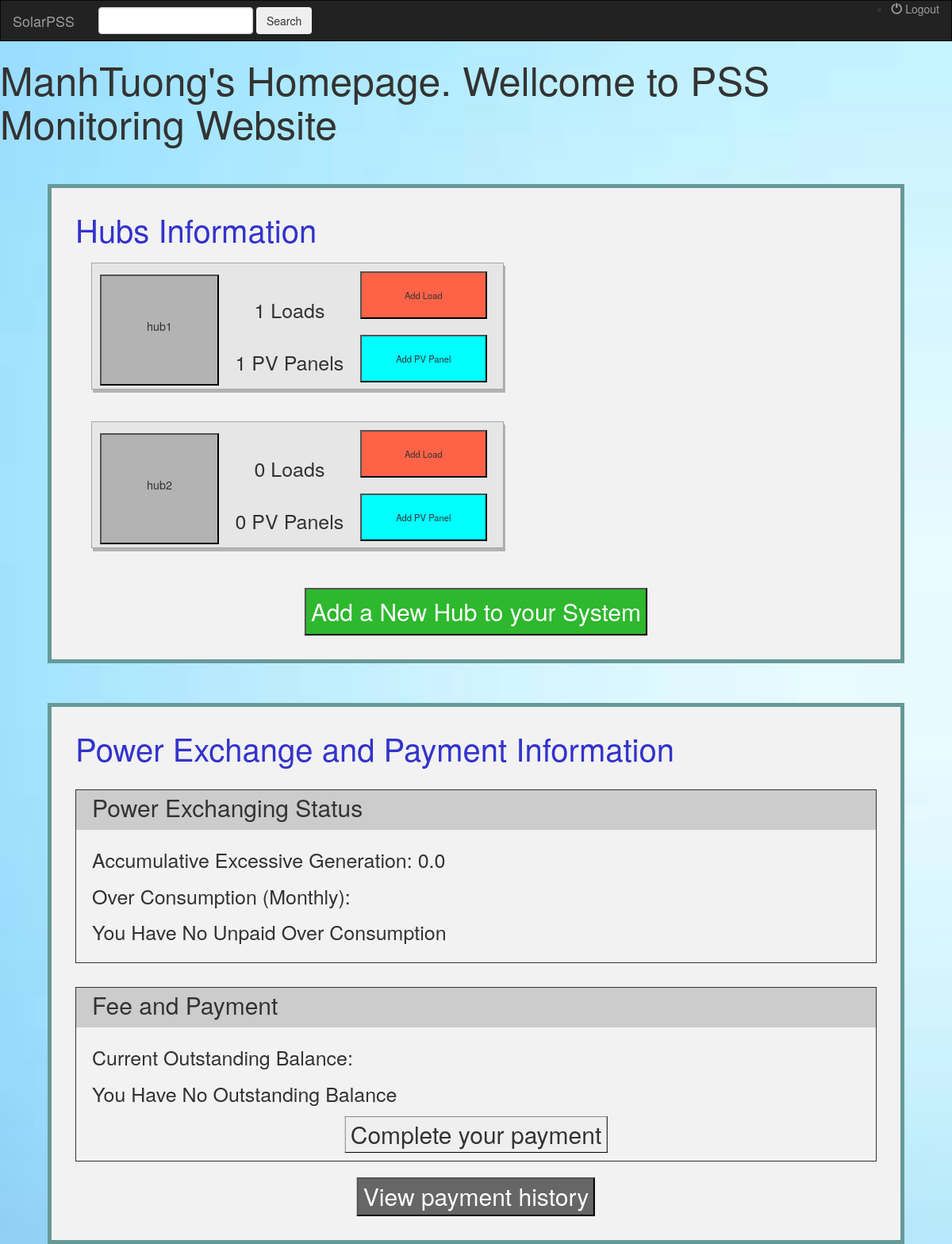
Screenshot of /PSS/ (signed in) with the database file from the repository.
### PSS/models.py (models this page shows)
class Hub(models.Model):
    owner = models.ForeignKey(User, on_delete=models.CASCADE)
    hub_name = models.CharField(max_length=100)

### PSS/views.py (the view, shortened to what this page needs)
# urls.py: url(r'^PSS/$', views.homepage, name = 'home'),
@login_required(login_url='PSS:login')
def homepage(request):
    hub_form = HubForm()
    load_form = LoadForm()
    panel_form = PanelForm()
    current_user = User.objects.get(username=request.user.username)
    today = date.today()
    current_year,current_month = getPreviousYearMonth(today.year, today.month)
    while (((current_user.userprofile.start_month <= current_month) and (current_user.userprofile.start_year==current_year)) or (current_user.userprofile.start_year < current_year))\
            and (current_user.powerexchange_set.filter(month = current_month, year=current_year).count() == 0):
        current_year, current_month = getPreviousYearMonth(current_year, current_month)
    current_year, current_month = getNextYearMonth(current_year, current_month)
    last_year, last_month = getPreviousYearMonth(today.year, today.month)
    while (current_year < last_year) or ((current_month <= last_month) and (current_year == last_year)):
        powerExchangeUpdate(current_month, current_year)
        current_year, current_month = getNextYearMonth(current_year, current_month)
    paymentCalculate()
    last_exchange = current_user.powerexchange_set.get(year = last_year, month= last_month)
    total_excessive_generation = round((last_exchange.contrib - last_exchange.contrib_amount_system), 2)
    exchange_array = []
    payment_array = []
    total_fee = 0
    for payment in current_user.paymentstatus_set.all():
        if ((payment.earn_or_pay == False) or (payment.pay_centre > 0)) and (payment.status == False):
            exchange = current_user.powerexchange_set.get(month = payment.month, year = payment.year)
            exchange_array.append(exchange)
            payment_array.append(payment)
            total_fee += (payment.amount + payment.pay_centre)
    total_fee = int(round(total_fee))
    context = {'hub_form': hub_form, 'load_form': load_form, 'panel_form': panel_form, 'user': current_user, 'payment_array':payment_array, 'exchange_array': exchange_array, 'excessive_generation':total_excessive_generation, 'total_fee': total_fee}
    return render(request, 'PSS/homepage.html', context)

### PSS/forms.py
class HubForm(ModelForm):
    class Meta:
        model = Hub
        fields = ['hub_name']

class LoadForm(ModelForm):
    load_name = forms.CharField(widget=forms.Select(choices = LOAD_CHOICES))
    essential = forms.ChoiceField(choices = BOOLEAN_CHOICES,
                                  label='Is your load essential? (cannot be situationally cut down)',
                                  widget=forms.Select())
    class Meta:
        model = Load
        fields = ['load_name', 'essential']

### PSS/views.py (called while the page is built)
def getPreviousYearMonth(year, month):
    if month == 1:
        previous_month = 12
        previous_year = year-1
    else:
        previous_month = month-1
        previous_year = year
    return previous_year, previous_month

def getNextYearMonth(year, month):
    if month == 12:
        next_month = 1
        next_year = year+1
    else:
        next_month = month+1
        next_year = year
    return next_year, next_month

### PSS/templates/PSS/homepage.html (shortened to what this page needs)
{% extends 'PSS/base.html' %}
{% block code %}
<h1>{{user.username}}'s Homepage. Wellcome to PSS Monitoring Website</h1>
<div class="boxed">
    <h2>Hubs Information</h2>
    {% for hub in user.hub_set.all %}
        <span class="group-inline">
           <button onclick="window.location.href='{% url 'PSS:hub-detail' hub.hub_name %}'" type="button" class="hub-block inline">
               {{hub.hub_name}}
           </button>
            <span class="inline">
                <p style="font-size:25px;">{{hub.load_set.all.count}} Loads</p><br>
                <p style="font-size:25px;">{{hub.panel_set.all.count}} PV Panels</p>
            </span>
            <span class="inline">
                <button onclick="document.getElementById('load_form_modal').style.display='block'; load_get_hub('{{hub.hub_name}}')" class="comp-button" style="background:tomato;">Add Load</button>
                <button onclick="document.getElementById('panel_form_modal').style.display='block'; panel_get_hub('{{hub.hub_name}}')" class="comp-button" style="background:cyan;">Add PV Panel</button>
            </span>
        </span>
    {% endfor %}
    <br>
    <button onclick="document.getElementById('hub_form_modal').style.display='block'" class="create_button">Add a New Hub to your System</button>
</div>
<div class="boxed">
    <h2>Power Exchange and Payment Information</h2>
    <div class="inner-box">
        <div class="box-header" style="background-color: #cccccc; position: relative; bottom: 20px; height: 50px; border-width: 1px; border-color:#d9d9d9;">
            <h3 style="font-size: 30px; position: relative; top: 5px; left: 20px;">Power Exchanging Status</h3>
        </div>
        <p style="font-size: 25px; margin-left: 20px;">Accumulative Excessive Generation: {{excessive_generation}}</p>
        <p style="font-size: 25px; margin-left: 20px;">Over Consumption (Monthly):</p>
        <div style="font-size: 25px; margin-left: 20px;">
            {% if not exchange_array %}
            <p>You Have No Unpaid Over Consumption</p>
            {% else %}
            {% for exchange in exchange_array %}
            <label>{{exchange.year}}/{{exchange.month}}:</label>
            <p>Total Over Consumption: {{exchange.consume}}</p>
            {% endfor %}
            {% endif %}
        </div>
    </div>
    <div  class="inner-box">
        <div class="box-header" style="background-color: #cccccc; position: relative; bottom: 20px; height: 50px; border-width: 1px; border-color:#d9d9d9;">
            <h3 style="font-size: 30px; position: relative; top: 5px; left: 20px;">Fee and Payment</h3>
        </div>
        <p style="font-size: 25px; margin-left: 20px;">Current Outstanding Balance:</p>
        <div style="font-size: 25px; margin-left: 20px;">
            {% if not payment_array %}
            <p>You Have No Outstanding Balance</p>
            {% endif %}
        </div>
        <button type="button" style="font-size: 30px; position: relative; left: 50%; transform: translate(-50%); border-width: 1px; border-color:#333333;" onclick="window.location.href='{% url 'PSS:payment' total_fee %}'">Complete your payment</button>
    </div>
    <button type="button" onclick="" style="font-size:30px; position: relative; left: 50%; transform: translate(-50%); background: #666666; color: #ffffff; margin-top: 10px;">View payment history</button>
</div>
{%endblock%}

### PSS/static/PSS/style.css (style rules this page uses)
body { margin:0; padding:0; background: url("images/homebackground.jpg"); background-repeat: no-repeat; background-size: cover ; }
h1 { font-size: 50px; }
.boxed { position: relative; height: auto; margin-top: 50px; width: 90%; left: 50%; transform: translate(-50%, 0%); background-color: #f2f2f2; padding: 30px; border-style: solid; border-width: 5px; border-color: #669999; }
.boxed h2 { margin:0; padding:0; font-size: 40px; }
h2 { color: #3333cc; }
.create_button { height: 60px; position: relative; margin-top: 30px; font-size: 30px; left: 50%; transform: translate(-50%, 0%); color: #fff; background-color: #2eb82e; }
.hub-block { position: relative; text-align: center; overflow-wrap:break-word; bottom: 50px; height: 140px; width: 150px; font-size: 1.2vw; background: #b3b3b3; }
.group-inline { display: inline-block; background-color: #e6e6e6; border: 1px solid #a6a6a6; box-shadow: 2px 4px #b3b3b3; height: 160px; width: 520px; margin: 20px; margin-top:20px; }
.inline { display: inline-block; text-align: center; height: 140px; width: 150px; padding-bottom: 10px; margin-top: 10px; margin-bottom: 10px; margin-left: 10px; }
.comp-button { position: relative; height: 60px; width: 160px; margin: 10px; right: 10px; bottom: 10px; font-size: 1.4vh; }
.inner-box { margin-top: 30px; margin-bottom:10px; border-style: solid; border-color: #333333; border-width: 1px; height: auto; padding-bottom: 10px; }

### rows the page displays
Hub: hub_name "hub1", load_set.all.count "1", panel_set.all.count "1"
Hub: hub_name "hub2", load_set.all.count "0", panel_set.all.count "0"

### other values shown
{{ user.username }} "ManhTuong"
{{ excessive_generation }} "0.0"
